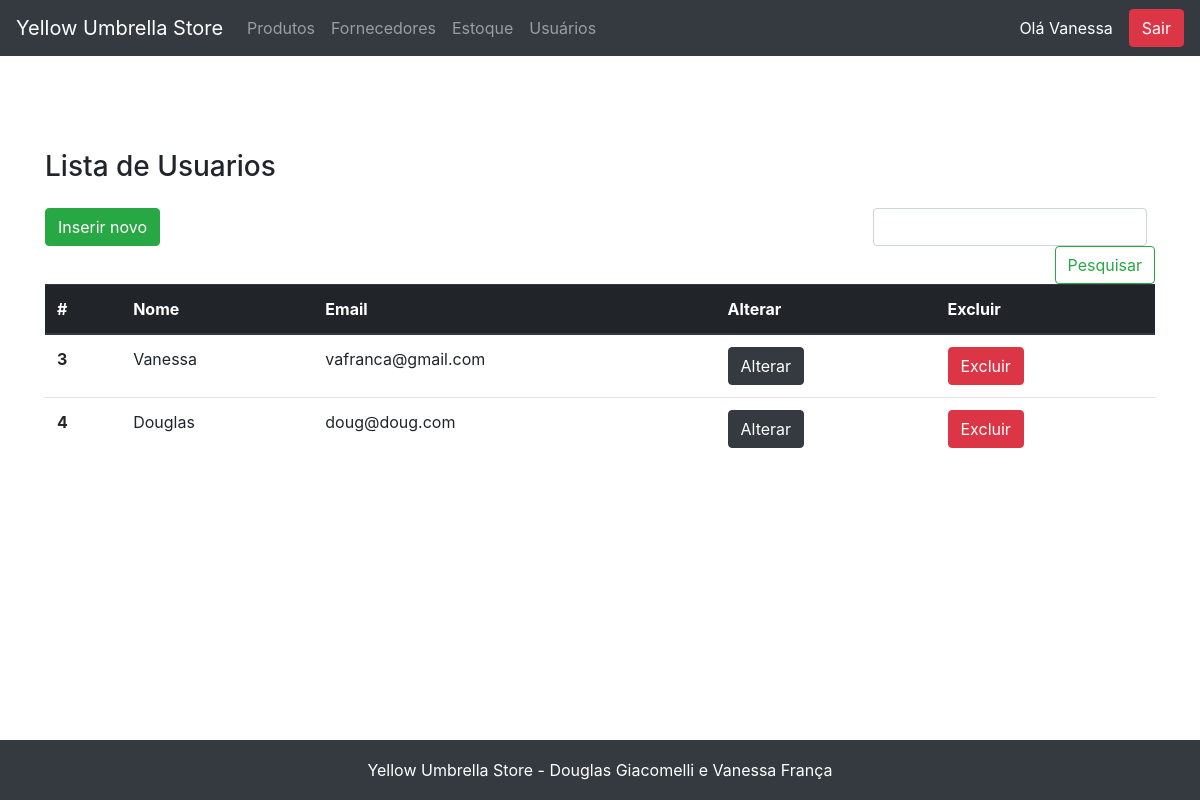
Page /usuario/view_usuarios.php (signed in) on the committed database.
### tables this page shows
CREATE TABLE `usuario` (
  `id` int NOT NULL AUTO_INCREMENT,
  `email` varchar(255) NOT NULL,
  `senha` varchar(255) NOT NULL,
  `nome` varchar(255) NOT NULL,
  PRIMARY KEY (`id`),
  UNIQUE KEY `login` (`email`)
);

### fachada.php (called while the page is built, shortened)
<?php
include_once('model/Usuario.php');
include_once('dao/mysql/MysqlDaoFactory.php');
$factory = new MysqlDaofactory();
?>

### dao/mysql/MysqlDaoFactory.php (called while the page is built, shortened)
<?php
include_once('MysqlUsuarioDao.php');
class MysqlDaofactory extends DaoFactory {
    private $host = "localhost";
    private $db_name = "web2";
    private $port = "3306";
    private $username = "root";
    private $password = "v6a10fr4nc486";
    public function getConnection(){
        $this->conn = null;
        $dsn="mysql:host=" . $this->host . ";port=" . $this->port . ";dbname=" . $this->db_name;
        try{
            $this->conn = new PDO($dsn, $this->username, $this->password);
      }catch(PDOException $exception){
            echo "Connection error: " . $exception->getMessage() . "\n";
            echo "DSN = " . $dsn;
        }
        return $this->conn;
    }
    public function getUsuarioDao() {
        return new MysqlUsuarioDao($this->getConnection());
    }
}
?>

### dao/DAO.php (called while the page is built, shortened)
<?php
abstract class DAO {
    public function __construct($conn){
        $this->conn = $conn;
    }
}
?>

### dao/mysql/MysqlUsuarioDao.php (called while the page is built, shortened)
<?php
include_once('dao/DAO.php');
include_once($_SERVER['DOCUMENT_ROOT'].'/yellow_umbrella/dao/DAO.php');
 class MysqlUsuarioDao extends DAO implements UsuarioDao {
    private $table_name = 'usuario';
    public function buscaTodos() {
        $query = "SELECT
                    id, nome, email, senha
                FROM
                    " . $this->table_name .
                    " ORDER BY id ASC";
        $stmt = $this->conn->prepare($query);
        $stmt->execute();
        $usuarios = [];
        while ($row = $stmt->fetch(PDO::FETCH_ASSOC)){
            extract($row);
            $usuario = new Usuario($id,$nome,$email,$senha);
            $usuarios[] = $usuario;
        }
        return $usuarios;
    }
}
?>

### model/Usuario.php (called while the page is built, shortened)
<?php
class Usuario {
    private $id;
    private $email;
    private $nome;
    public function __construct( $id, $nome, $email, $senha)
    {
        $this->id=$id;
        $this->email=$email;
        $this->nome=$nome;
    }
    public function getId() { return $this->id; }
    public function getEmail() { return $this->email; }
    public function getNome() { return $this->nome; }
}
?>

### usuario/view_usuarios.php (the view, shortened to what this page needs)
<?php
    include "../fachada.php";
    include "../header.php";
    $dao = $factory->getUsuarioDao();
    $usuarios = $dao->buscaTodos();
    $usuarios = (isset($_SESSION["usuarios"])) ? ($_SESSION["usuarios"]) : ($usuarios);
?>
<main role="main" class="container">
    <h3 class="mb-3">Lista de Usuarios</h3>
    <div class="row">
        <div class="col-12">
        </div>
        <div class="col-lg-8 col-sm-12">
            <a href="view_cadastro_usuario.php" class="btn btn-success mb-2">Inserir novo</a>
        </div>
        <div class="col-lg-4 col-sm-12">
            <form class="form-inline mt-2 mt-md-0 form-search-list" action="<?=$base?>/usuario/executa_pesquisa.php" method="POST">
                <input class="form-control mr-sm-2" type="text" name="pesquisa" aria-label="Pesquisar">
                <button class="btn btn-outline-success my-2 my-sm-0" type="submit">Pesquisar</button>
            </form>
        </div>
        <div class="col-12">
        <table class="table table-responsive">
            <thead class="thead-dark">
                <tr>
                <th scope="col">#</th>
                <th scope="col">Nome</th>
                <th scope="col">Email</th>
                <th scope="col">Alterar</th>
                <th scope="col">Excluir</th>
                </tr>
            </thead>
            <tbody>
            <?php
                if($usuarios){
                    foreach($usuarios as $item){
            ?>
                <tr>
                <th scope="row"><?=$item->getID()?></th>
                <td><?=$item->getNome()?></td>
                <td><?=$item->getEmail()?></td>
                <td><a href="view_editar_usuario.php?id=<?=$item->getID()?>" class="btn btn-dark">Alterar</button></td>
                <td><a href="exclui_usuario.php?id=<?=$item->getID()?>" id="excluiUsuario" class="btn btn-danger" onclick="return confirm('Você quer mesmo remover este usuario?')">Excluir</button></td>
                </tr>
            <?php
                    }
                }else{
                    echo "<td colspan=5 style='text-align:center;'>Sem registros</td>";
                }
            ?>
            </tbody>
        </table>
        </div>
    </div>
</main>
<?php include "../footer.php"; ?>

### assets/css/sticky-footer.css (style rules this page uses)
html { position: relative; min-height: 100%; }
body { margin-bottom: 60px; }
body > .container { padding: 150px 15px 0; }
.form-search-list { justify-content: flex-end; }
.table-responsive { display: table; }

### rows in the picture
usuario: id "3", nome "Vanessa", email "vafranca@gmail.com"
usuario: id "4", nome "Douglas", email "doug@doug.com"

### other values in the picture
$_SESSION["nome_usuario"] "Vanessa"
